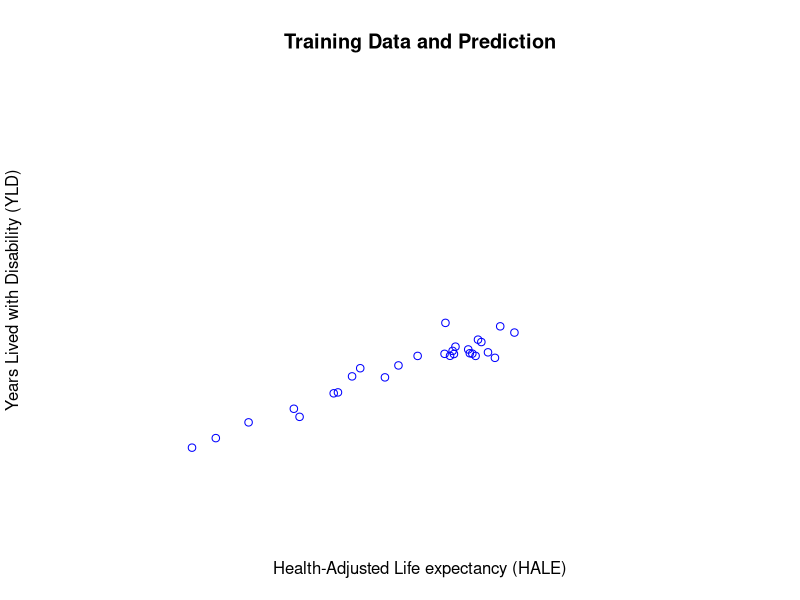

Here is the R script that generated this plot: (Note: this script raises an error after producing the figure.)
# Expansion of morbidity

#Years lived with disability (YLDs)
# Years of life lived with any short-term or long-term health loss.

# Healthy life expectancy, or health-adjusted life expectancy (HALE)
#The number of years that a person at a given age can expect to live in good health, 
# taking into account mortality and disability.

######################################################

library(data.table)
library(ggplot2)
library(car)

######################################################

# Raw Data
HALE.raw.data <- read.csv("./IHME-GBD_2015_DATA-7c514cb9-1/IHME-GBD_2015_DATA-7c514cb9-1.csv")
LE.raw.data <- read.csv("./IHME-GBD_2015_DATA-b8689aa2-1/IHME-GBD_2015_DATA-b8689aa2-1.csv")

head(LE.raw.data)
head(HALE.raw.data)

attach(LE.raw.data)
attach(HALE.raw.data)

DT.LE <- data.table(LE.raw.data)
DT.HALE <- data.table(HALE.raw.data)

tables()

######################################################

# Tidy Data

data.LE.1995.male <- DT.LE[DT.LE$year == "1995" & DT.LE$sex == "Male", ]
data.HALE.1995.male <- DT.HALE[DT.HALE$year == "1995" & DT.HALE$sex == "Male", ]
data.YLD.1995.male <- data.LE.1995.male$val - data.HALE.1995.male$val
data.LE.2015.male <- DT.LE[DT.LE$year == "2015" & DT.LE$sex == "Male", ]
data.HALE.2015.male <- DT.HALE[DT.HALE$year == "2015" & DT.HALE$sex == "Male", ]
data.YLD.2015.male <- data.LE.2015.male$val - data.HALE.2015.male$val

data.LE.1995.female <- DT.LE[DT.LE$year == "1995" & DT.LE$sex == "Female", ]
data.HALE.1995.female <- DT.HALE[DT.HALE$year == "1995" & DT.HALE$sex == "Female", ]
data.YLD.1995.female <- data.LE.1995.female$val - data.HALE.1995.female$val
data.LE.2015.female <- DT.LE[DT.LE$year == "2015" & DT.LE$sex == "Female", ]
data.HALE.2015.female <- DT.HALE[DT.HALE$year == "2015" & DT.HALE$sex == "Female", ]
data.YLD.2015.female <- data.LE.2015.female$val - data.HALE.2015.female$val

######################################################

# Training Data and Prediction

plot(data.HALE.1995.male$val, 
     data.YLD.1995.male, 
     col="blue",
     cex=1,
     pch=1,
     xlim = c(50,77), 
     ylim=c(6, 13), 
     axes=F,
     main = "Training Data and Prediction",
     xlab="Health-Adjusted Life expectancy (HALE)",
     ylab="Years Lived with Disability (YLD)")
abline(lm.fit.1995.male, col="blue", lty=2)

points(data.HALE.1995.female$val, 
       data.YLD.1995.female, 
       col="red",
       cex=1,
       pch=1)
abline(lm.fit.1995.female, col="red", lty=2)

axis(1, col.axis="black", las=1, cex.axis=0.7, tck=-.01)
axis(2, col.axis="black", las=2, cex.axis=0.7, tck=-.01)

legend(52, 11.5,  
       c("Year 1995 Males", "Year 1995 Females"),
       pch=c(1,1),
       lty=c(2, 2),
       cex=c(.9,.9),
       col=c("blue", "red"),
       bty = "n")


lm.fit.1995.male <- lm(data.YLD.1995.male ~ data.HALE.1995.male$val)
summary(lm.fit.1995.male)
confint(lm.fit.1995.male)

lm.fit.1995.female <- lm(data.YLD.1995.female ~ data.HALE.1995.female$val)
summary(lm.fit.1995.female)
confint(lm.fit.1995.female)

response.YLD.male <- predict(lm.fit.1995.male, 
                              data.frame(data.HALE.2015.male$val), 
                              interval="prediction")

response.YLD.female <- predict(lm.fit.1995.female, 
                               data.frame(data.HALE.2015.female$val), 
                               interval="prediction")

response.YLD <- data.frame("Male" = response.YLD.male[ , 3], 
                           "Female" = response.YLD.female[ , 3])


######################################################

# Test dataset

lm.fit.2015.male <- lm(data.YLD.2015.male ~ data.HALE.2015.male$val)
summary(lm.fit.2015.male)
confint(lm.fit.2015.male)

lm.fit.2015.female <- lm(data.YLD.2015.female ~ data.HALE.2015.female$val)
summary(lm.fit.2015.female)
confint(lm.fit.2015.female)

plot(data.HALE.2015.male$val, 
     data.YLD.2015.male, 
     col="blue",
     cex=1,
     pch=16,
     xlim = c(50,75), 
     ylim=c(6, 12), 
     axes=F,
     main = "Test Data",
     xlab="Health-Adjusted Life expectancy (HALE)",
     ylab="Years Lived with Disability (YLD)")
abline(lm.fit.2015.male, col="blue", lty=1)

points(data.HALE.2015.female$val, 
       data.YLD.2015.female, 
       col="red",
       cex=1,
       pch=16)
abline(lm.fit.2015.female, col="red", lty=1)

axis(1, col.axis="black", las=1, cex.axis=0.7, tck=-.01)
axis(2, col.axis="black", las=2, cex.axis=0.7, tck=-.01)

legend(52, 11.5,  
       c("Year 2015 Males", "Year 2015 Females"),
       pch=c(16,16),
       lty=c(1, 1),
       cex=c(.9,.9),
       col=c("blue", "red"),
       bty = "n")

abline(lm.fit.1995.male, col="blue", lty=2)
abline(lm.fit.1995.female, col="red", lty=2)

legend(51.5, 10.7,  
       c("Year 1995 Males", "Year 1995 Females"),
       lty=c(2, 2),
       cex=c(.9,.9),
       col=c("blue", "red"),
       bty = "n")


